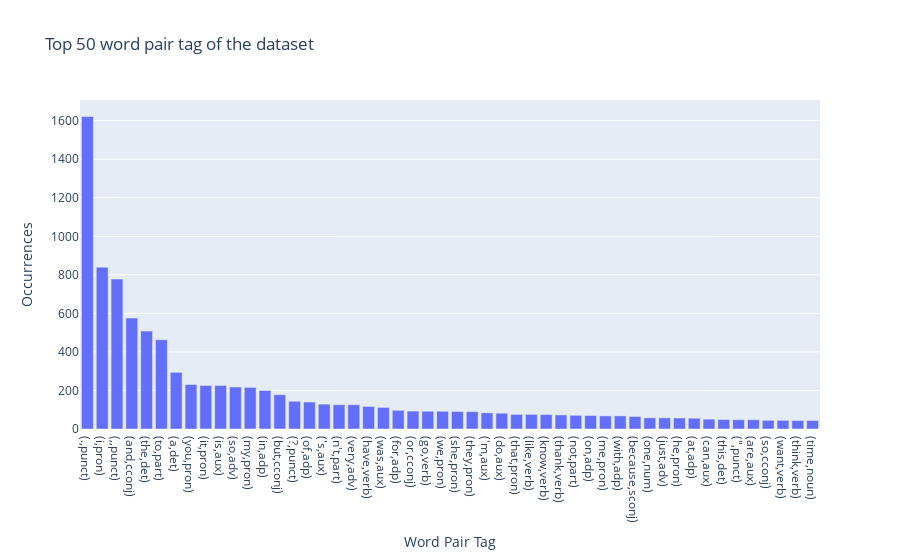

Notebook source saved alongside this figure:
### Code cell
plot_frequency_of_("word pair tag", train_pair_counts)

### Figure 1 — Plotly figure (JSON) as saved in the notebook; plotly's stock layout.template omitted (floating-point values rounded to 4 significant figures)
{"data": [{"alignmentgroup": "True", "hovertemplate": "x=%{x}<br>y=%{y}<extra></extra>", "legendgroup": "", "marker": {"color": "#636efa", "pattern": {"shape": ""}}, "name": "", "offsetgroup": "", "orientation": "v", "showlegend": false, "textposition": "auto", "type": "bar", "x": ["(.,punct)", "(i,pron)", "(,,punct)", "(and,cconj)", "(the,det)", "(to,part)", "(a,det)", "(you,pron)", "(it,pron)", "(is,aux)", "(so,adv)", "(my,pron)", "(in,adp)", "(but,cconj)", "(?,punct)", "(of,adp)", "('s,aux)", "(n't,part)", "(very,adv)", "(have,verb)", "(was,aux)", "(for,adp)", "(or,cconj)", "(go,verb)", "(we,pron)", "(she,pron)", "(they,pron)", "('m,aux)", "(do,aux)", "(that,pron)", "(like,verb)", "(know,verb)", "(thank,verb)", "(not,part)", "(on,adp)", "(me,pron)", "(with,adp)", "(because,sconj)", "(one,num)", "(just,adv)", "(he,pron)", "(at,adp)", "(can,aux)", "(this,det)", "(\",punct)", "(are,aux)", "(so,cconj)", "(want,verb)", "(think,verb)", "(time,noun)"], "xaxis": "x", "y": [1622, 840, 778, 576, 508, 463, 294, 231, 226, 226, 218, 216, 200, 178, 144, 140, 129, 126, 126, 117, 112, 97, 93, 92, 92, 91, 90, 84, 82, 76, 76, 75, 73, 71, 70, 68, 68, 65, 58, 58, 57, 56, 51, 49, 48, 48, 45, 45, 44, 44], "yaxis": "y"}], "layout": {"barmode": "relative", "legend": {"tracegroupgap": 0}, "title": {"text": "Top 50 word pair tag of the dataset"}, "xaxis": {"anchor": "y", "domain": [0, 1], "title": {"text": "Word Pair Tag"}}, "yaxis": {"anchor": "x", "domain": [0, 1], "title": {"text": "Occurrences"}}}}
